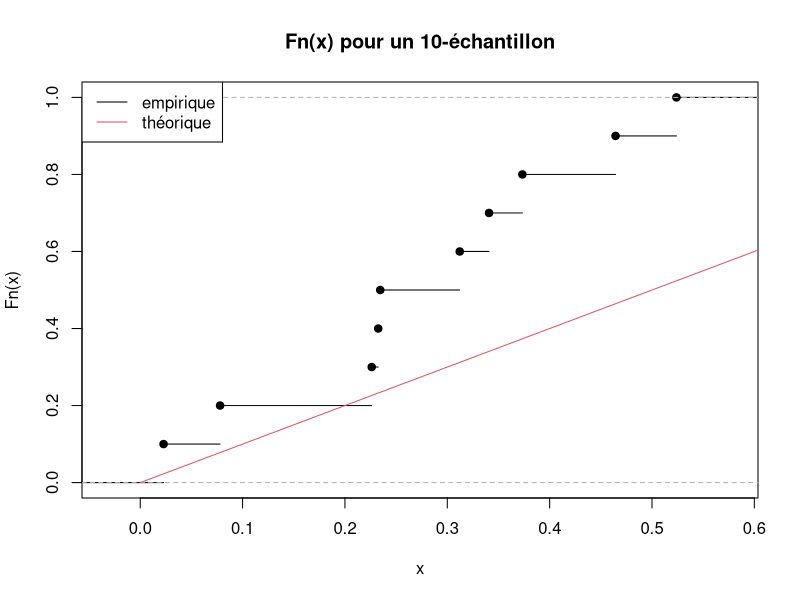
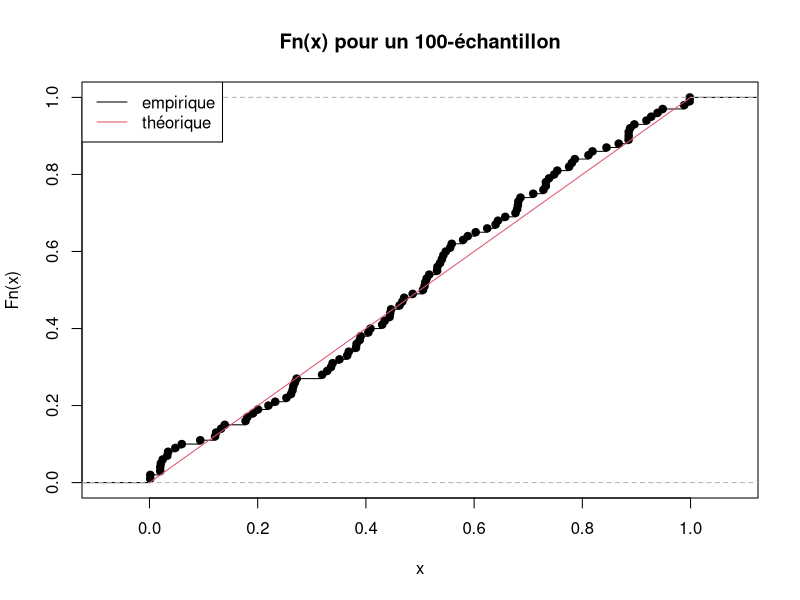
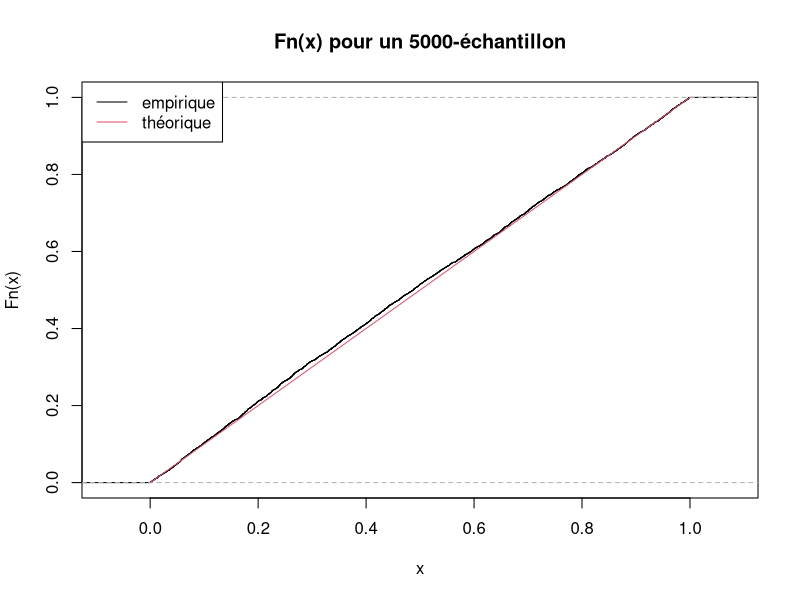
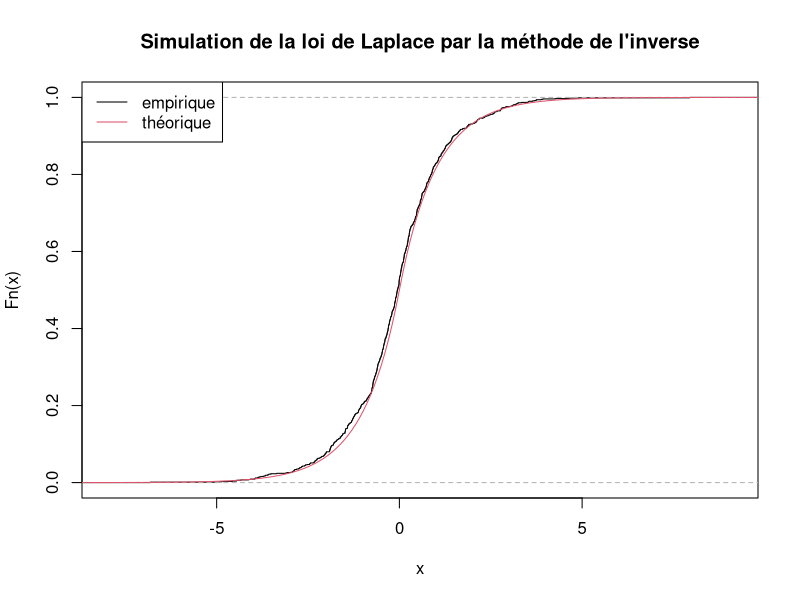
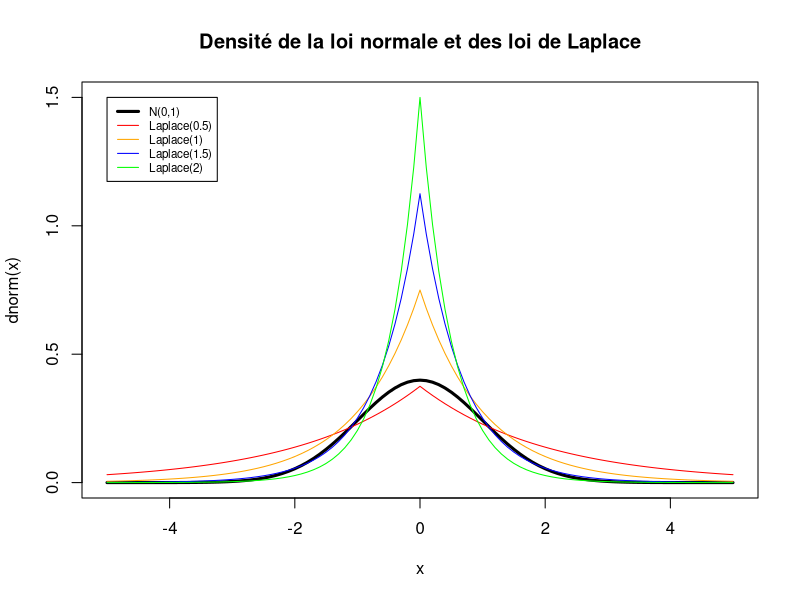
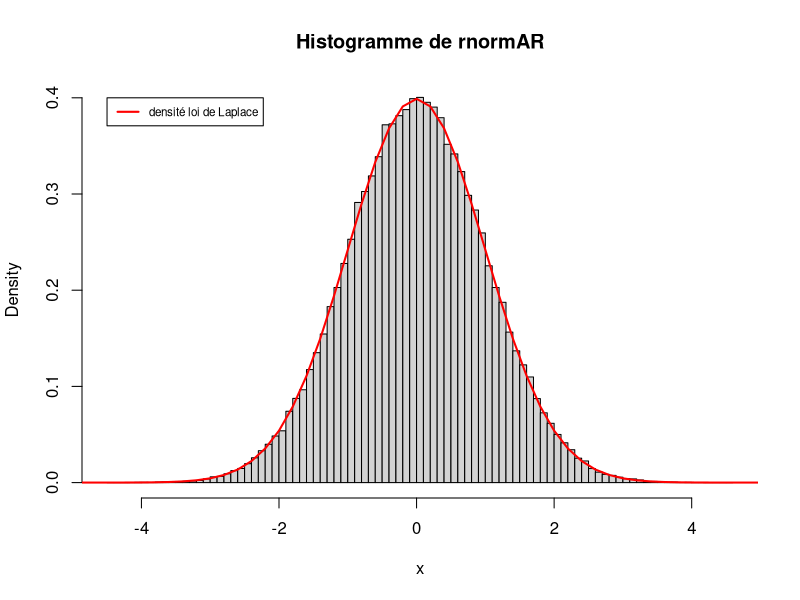
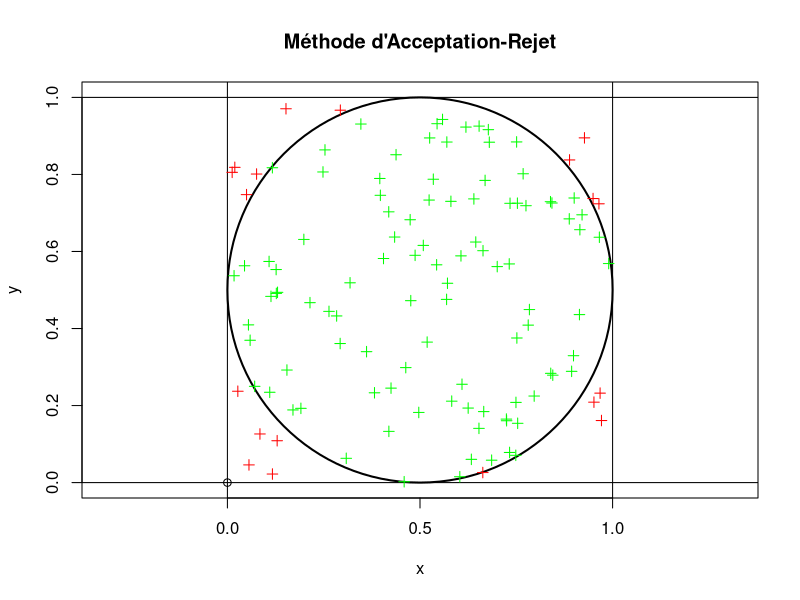
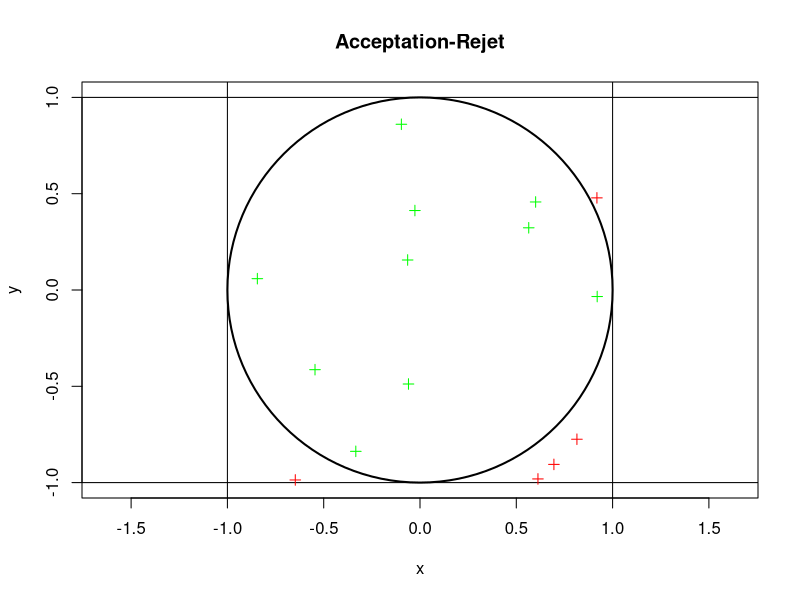

Write R code to recreate these figures, in order.
## ---- chunk 1

#Code R2 ----

x10 = runif(10)
plot(ecdf(x10), main = "Fn(x) pour un 10-échantillon")

curve(punif, 0, 1, add = TRUE, col = 2)

legend("topleft", legend = c("empirique", "théorique"), col = c(1, 2), lty = c(1, 1));
## ---- chunk 2

x100 = runif(100)
plot(ecdf(x100), main = "Fn(x) pour un 100-échantillon")

curve(punif, 0, 1, add = TRUE, col = 2)

legend("topleft", legend = c("empirique", "théorique"), col = c(1, 2), lty = c(1, 1));
## ---- chunk 3

x5000 = runif(5000)
plot(ecdf(x5000), main = "Fn(x) pour un 5000-échantillon")

curve(punif, 0, 1, add = TRUE, col = 2)

legend("topleft", legend = c("empirique", "théorique"), col = c(1, 2), lty = c(1, 1));
## ---- chunk 4
#Code R5 -------
rlaplace=function(n,a){

 u=runif(n);
 x=u
 x[u<=1/2]=1/a*log(2*x[u<=1/2]);
 x[u>1/2]=-1/a*log(2*(1-x[u>1/2]));

 return(x);
}

plot(ecdf(rlaplace(1000,1)),main="Simulation de la loi de Laplace par la méthode de l'inverse");
curve(1-1/2*exp(-1*x), from=0, to=10,add=TRUE, col=2)
curve(1/2*exp(1*x), from=-10, to=0,add=TRUE, col=2)
legend("topleft", legend = c("empirique", "théorique"), col = c(1, 2), lty = c(1, 1));
## ---- chunk 5

#fonction densité de la loi de Laplace de paramètre a
dlaplace=function(a,x){
  return(a/2*exp(-a*abs(x)));
}

#On trace la densité de la loi N(0,1) et la loi de Laplace pour plusieurs
#valeurs du paramètre a
curve(dnorm,from=-5,to=5,col="black",ylim=c(0,1.5),xname = "x",lwd=3);
curve(1.5*dlaplace(0.5,x),from = -5, to=5,add=TRUE,col="red"); #a=0.5
curve(1.5*dlaplace(1,x),from = -5, to=5,add=TRUE,col="orange"); #a=1
curve(1.5*dlaplace(1.5,x),from = -5, to=5,add=TRUE,col="blue"); #a=1.5
curve(1.5*dlaplace(2,x),from = -5, to=5,add=TRUE,col="green",ylim=2); #a=2
title("Densité de la loi normale et des loi de Laplace")
legend(x=-5,y=1.5,
       legend=c("N(0,1)","Laplace(0.5)","Laplace(1)","Laplace(1.5)","Laplace(2)"),
       col=c("black","red","orange","blue","green"),
       lwd=c(3,1,1,1,1),cex=0.7)


## ---- chunk 6
#simulation d'un n echantillon d'une loi normale en utilisant la méthode
#de l'acceptation-rejet
rnormAR=function(n){

  y=rlaplace(round(sqrt(2*exp(1)/pi)*n),1);
  cgy=sqrt(2*exp(1)/pi)*dlaplace(1,y);
  u=runif(round(sqrt(2*exp(1)/pi)*n));
  v=u*cgy

  return(y[v<=dnorm(y)]);
}
## ---- chunk 7
#On vérifie que l'on obtient bien environ n tirages
length(rnormAR(10000))
## ---- chunk 8
#On trace l'histogramme d'un échantillon tirés selon notre fonction rnormAR
hist(rnormAR(100000),freq=F,main="Histogramme de rnormAR",nclass=100,xlab="x")

#On compare avec la fonction densité de la loi N(0,1)
curve(dnorm(x),from=-10,to=10,col="red",add=T,lwd=2)

legend(y=0.4,x=-4.5,legend="densité loi de Laplace",col="red",cex=0.7,lwd=2)
## ---- chunk 9
#Test de Kolomogorv-Smirnov
S=0
for (i in 1:1000){
  x=rnormAR(1000)
  test = ks.test(x,"pnorm")
  S=S+test$p.value
  }
S/1000
## ---- chunk 10
#Comparaison des vitesses d'éxécutions
N = 10^(1:7)
temps_classique = rep(0,7)
temps_AR = rep(0,7)

for (k in 1:7){
  temps_classique[k]=round(system.time(rnorm(N[k]))[1],6)
  temps_AR[k]=round(system.time(rnormAR(N[k]))[1],6)
}
matrice = rbind(temps_classique,temps_AR)
colnames(matrice) = N
matrice

## ---- chunk 11
#  Définition du cercle
cercle <- function(x, y) {
  # Retourne TRUE si (x, y) est dans le disque de centre (1/2, 1/2) et rayon 1/2
  (x - 0.5)^2 + (y - 0.5)^2 <= 0.25
}

# Aire du disque
aireS <- pi / 4

#Fonction indicatrice
indicatriceS <- function(x, y) {
  as.numeric(cercle(x, y))  # 1 si (x, y) dans le disque S, 0 sinon
}

# Méthode d'acceptation-rejet
acceptation_rejet <- function(n) {
  c <- 1 / aireS
  res <- matrix(NA, n, 2)
  i <- 1

  plot(0, 0, xlim=c(0,1), ylim=c(0,1), main="Méthode d'Acceptation-Rejet", asp=1,ylab="y",xlab="x")
  symbols(0.5, 0.5, circles=0.5, inches=FALSE, add=TRUE, lwd=2)
  abline(v=c(0,1), h=c(0,1))

  while (i <= n) {
    x <- runif(1)
    y <- runif(1)
    z <- runif(1)

    if (z * c <= indicatriceS(x, y) / aireS) {
      res[i, ] <- c(x, y)
      points(x, y, col="green", pch=3)
      i <- i + 1
    } else {
      points(x, y, col="red", pch=3)
    }
  }
}

acceptation_rejet(100)
## ---- chunk 12
# Définition du disque unité
cercle <- function(x, y) {
  # Retourne TRUE si (x, y) est dans le disque de centre (0,0) et de rayon 1
  (x)^2 + (y)^2 <= 1
}

# Aire du disque
aireS <- pi

# Fonction g1 : densité uniforme sur le carré [-1,1]^2
g1 <- function(x, y) {
  as.numeric(x >= -1 & x <= 1 & y >= -1 & y <= 1)
}

# Fonction indicatrice du disque
indicatriceS <- function(x, y) {
  as.numeric(cercle(x, y))  # 1 si (x, y) dans S, 0 sinon
}

# Méthode d'acceptation-rejet
acceptation_rejet <- function(n) {
  c <- 1 / aireS
  res <- matrix(NA, n, 2)
  i <- 1

  plot(0, 0, xlim=c(-1,1), ylim=c(-1,1), pch=NA,main="Acceptation-Rejet", asp=1,ylab="y",xlab="x")
  abline(v=c(-1,1), h=c(-1,1))
  symbols(0, 0, circles=1, inches=FALSE, add=TRUE, lwd=2)

  while (i <= n) {
    x <- runif(1, -1, 1)
    y <- runif(1, -1, 1)
    z <- runif(1)

    if (z * c * g1(x, y) <= indicatriceS(x, y) / aireS) {
      res[i, ] <- c(x, y)
      points(x, y, col="green", pch=3)
      i <- i + 1
    } else {
      points(x, y, col="red", pch=3)
    }
  }
}

acceptation_rejet(10)
